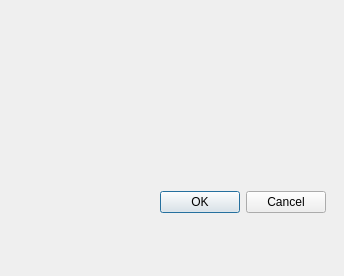
<?xml version="1.0" encoding="UTF-8"?>
<ui version="4.0">
 <class>InfoDialog</class>
 <widget class="QDialog" name="InfoDialog">
  <property name="geometry">
   <rect>
    <x>0</x>
    <y>0</y>
    <width>344</width>
    <height>276</height>
   </rect>
  </property>
  <property name="windowTitle">
   <string>Dialog</string>
  </property>
  <widget class="QDialogButtonBox" name="buttonBox">
   <property name="geometry">
    <rect>
     <x>160</x>
     <y>190</y>
     <width>166</width>
     <height>24</height>
    </rect>
   </property>
   <property name="standardButtons">
    <set>QDialogButtonBox::Cancel|QDialogButtonBox::Ok</set>
   </property>
  </widget>
 </widget>
 <resources/>
 <connections/>
</ui>
